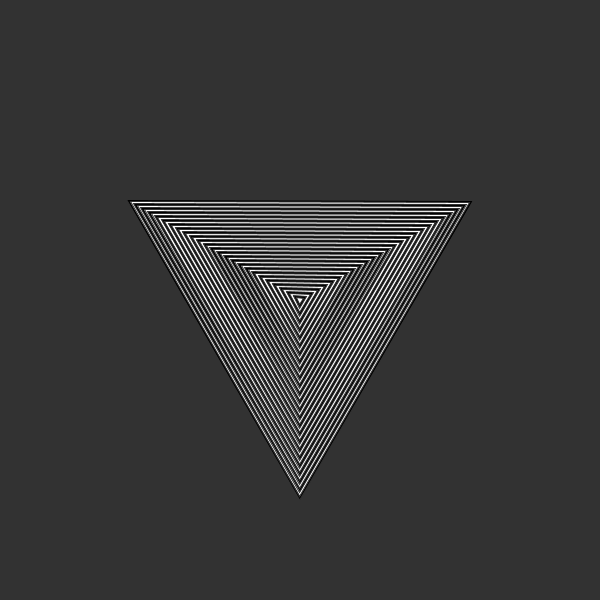
Frame 1 (no input)
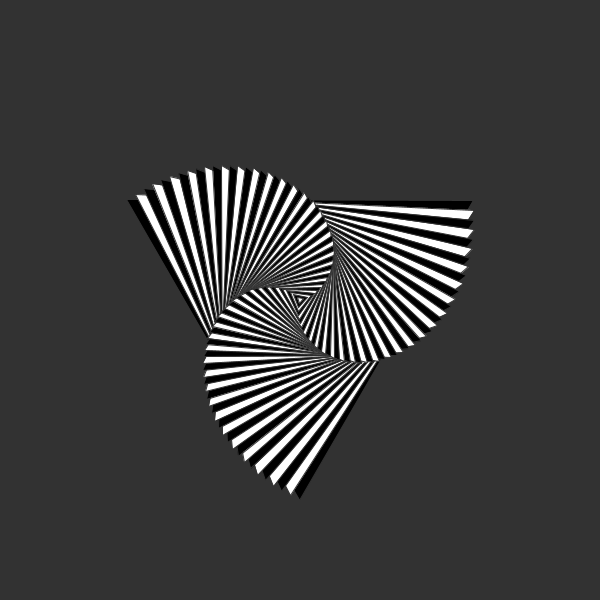
Frame 60 (the mouse pressed at the canvas centre just before this capture)
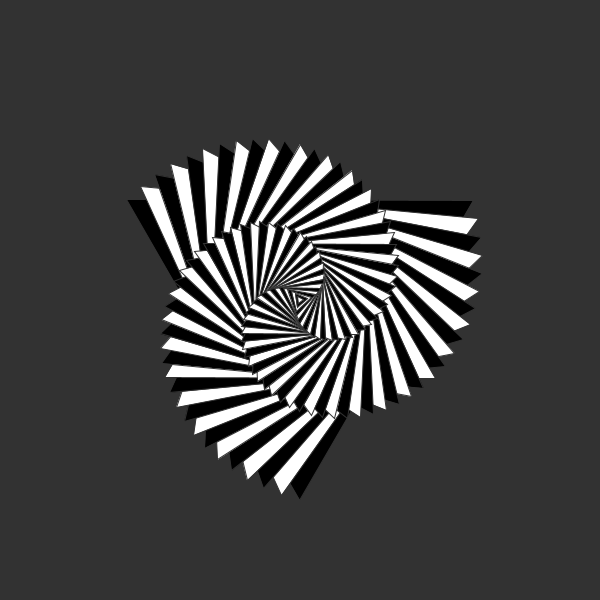
Frame 120 (the mouse held since frame 60 and released just before this capture)

The Processing sketch that drew these frames (run headless with seeded random() and noise(); from frame 60 on, the mouse is pressed at the canvas centre):

// Processing sketch: triangette
// ── triangette.pde

/* class definitions */

/* global variables */

/* t: time */
float t = 0;
/* dt: delta t */
float dt = 0.01;
/* ns: noise scale */
float ns = 0.02;

/* main routines */

void setup()
{
  size(600,600);
}

void draw()
{
  background(50);
  translate(width/2,height/2);
  
  int N = 50;
  float R = 200;
  for(int i = 0; i < N; i++)
  {
    float r = R*(N-i)/N;
    
    stroke(50);
    
    if(i%2 == 0)
      fill(0);
    else
      fill(255);
      
    float v = 0.02*(R-r);
    
    rotate(v*t);
    triangle( r*cos(-PI/6), r*sin(-PI/6), r*cos(-PI/6 + 2*PI/3), r*sin(-PI/6 + 2*PI/3), r*cos(-PI/6 + 4*PI/3), r*sin(-PI/6 + 4*PI/3) );
    rotate(-v*t);
  }
  
  t += dt;
}

/* auxiliary routines */
